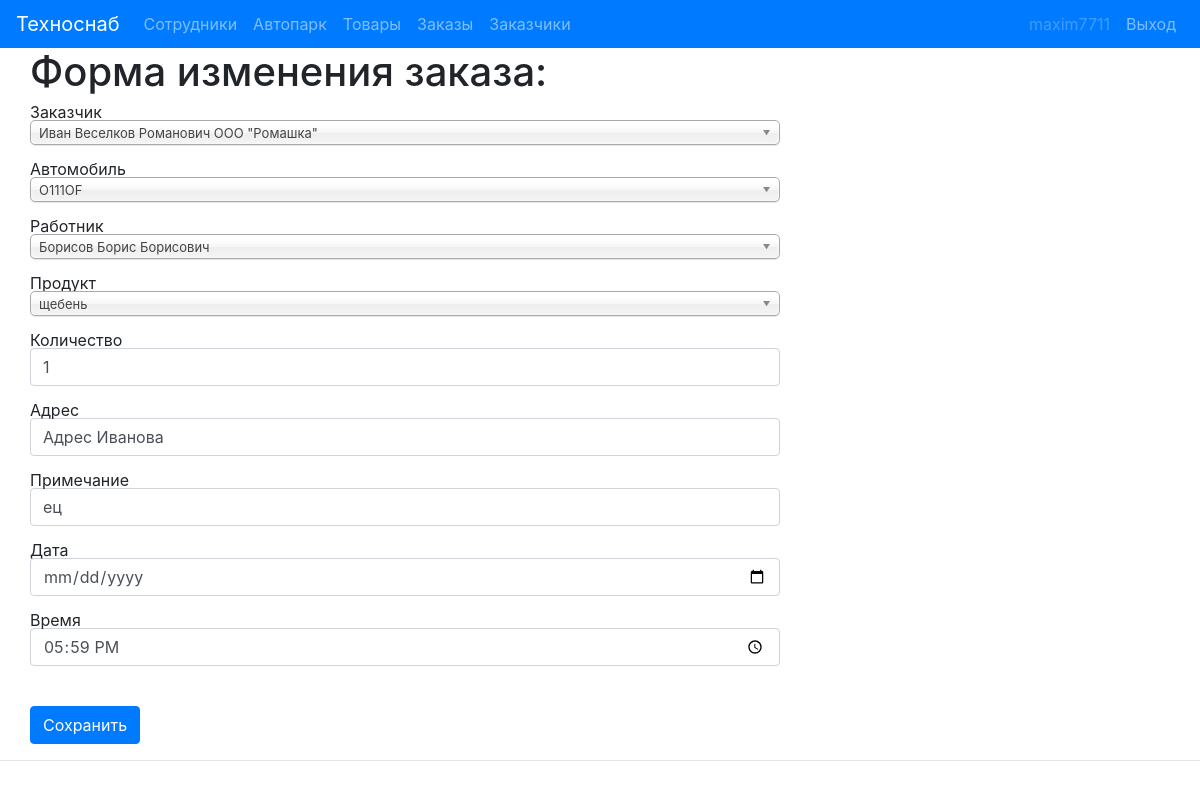
The app's page /orders/edit/31/ (signed in) with its own data.
### orders/models.py (models this page shows, shortened)
class Order(models.Model):
    car = models.ForeignKey(Cars, verbose_name="Автомобиль", on_delete=models.SET_NULL, null=True)
    worker = models.ForeignKey(Worker, verbose_name="Работник", on_delete=models.SET_NULL, null=True, blank=True)
    customer = models.ForeignKey(Сustomer, verbose_name="Заказчик", on_delete=models.SET_NULL, null=True)
    product = models.ForeignKey(Product, verbose_name="Продукт", on_delete=models.SET_NULL, null=True, blank=True)
    quantity = models.IntegerField(verbose_name="Количество", null=True, blank=True)
    final_price = models.IntegerField(verbose_name="Итоговая стоимость", null=True, blank=True)
    adress = models.CharField(max_length=20, verbose_name="Адрес")
    caption = models.CharField(max_length=300, verbose_name="Примечание", null=True, blank=True, default='-')
    STATUS = (
        ('С', 'Сompleted'),
        ('D', 'During'),
    )
    status = models.CharField(max_length=1, choices=STATUS, verbose_name="Статус", default='D', null=True)
    date = models.DateTimeField(null=True, verbose_name="Дата")
    time = models.TimeField(verbose_name="Время", null=True, blank=True)
    class Meta:
        verbose_name = "Заказ"
        verbose_name_plural ="Заказы"

### customers/models.py (models this page shows, shortened)
class Сustomer(models.Model):
    first_name = models.CharField(max_length=20, verbose_name="Имя", null=True, blank=True)
    middle_name = models.CharField(max_length=20, verbose_name="Фамилия", null=True, blank=True)
    last_name = models.CharField(max_length=20, verbose_name="Отчество", null=True, blank=True)
    organization = models.CharField(max_length=20, verbose_name="Организация", null=True, blank=True, default="-")
    adres = models.CharField(max_length=200, verbose_name="Адрес", null=True, blank=True, default="-")
    phone = models.CharField(max_length=12, verbose_name="Телефон", unique=True)
    T_customer = models.ForeignKey(Type_customer, verbose_name="Тип заказчика", on_delete=models.SET_NULL, null=True, default=2)
    inn = models.CharField(max_length=10, verbose_name="ИНН", null=True, blank=True, default="-")
    kpp = models.CharField(max_length=9, verbose_name="КПП", null=True, blank=True, default="-")
    bank = models.CharField(max_length=50, verbose_name="Банк", null=True, blank=True, default="-")
    rs = models.CharField(max_length=20, verbose_name="р/с", null=True, blank=True, default="-")
    ks = models.CharField(max_length=20, verbose_name="Корр. счет", null=True, blank=True, default="-")
    bik = models.CharField(max_length=9, verbose_name="БИК", null=True, blank=True, default="-")
    email = models.CharField(max_length=40, verbose_name="E-mail", null=True, blank=True, default="-")
    def __str__(self):
            if self.first_name == None:
                return "+" + self.phone
            else:
                return self.first_name + " " + self.middle_name + " " + self.last_name + " " + self.organization
    class Meta:
        verbose_name = "Заказчик"
        verbose_name_plural ="Заказчики"

### cars/models.py (models this page shows, shortened)
class Cars(models.Model):
    state_number = models.CharField(max_length=7, verbose_name="Гос номер", unique=True)
    Model_caption = models.CharField(max_length=30, verbose_name="Модель", null=True)
    Spec_caption = models.CharField(max_length=30, verbose_name="Спецификация", null=True)
    Mark_caption = models.CharField(max_length=30, verbose_name="Марка", null=True)
    carrying = models.PositiveIntegerField(verbose_name="Грузоподъемность", default=0)
    rent = models.PositiveIntegerField(verbose_name="Аренда", default=0)
    def __str__(self):
        return self.state_number
    class Meta:
        verbose_name = "Автомобиль"
        verbose_name_plural ="Автомобили"
        ordering = ['state_number']

### workers/models.py (models this page shows, shortened)
class Worker(models.Model):
    first_name = models.CharField(max_length=20, verbose_name="Имя")
    middle_name = models.CharField(max_length=20, verbose_name="Фамилия")
    last_name = models.CharField(max_length=20, verbose_name="Отчество")
    phone = models.CharField(max_length=12, verbose_name="Телефон", unique=True)
    passport_seria = models.CharField(max_length=4, verbose_name="Серия Паспорта")
    passport_number = models.CharField(max_length=6, verbose_name="Номер Паспорта")
    passport_issued = models.CharField(max_length=100, verbose_name="Паспорт выдан")
    passport_date = models.DateField(verbose_name="Дата выдачи", null=True)
    adress = models.CharField(max_length=100, verbose_name="Адрес")
    P_position = models.ForeignKey(Position, verbose_name="Должность", null=True, on_delete=models.SET_NULL)
    T_work = models.ForeignKey(Type_work, verbose_name="Тип работы", null=True, on_delete=models.SET_NULL)
    time = models.IntegerField(verbose_name="Время работы", null=True)
    passport_img = models.ImageField(null=True, blank=True, upload_to="pasport_img/", verbose_name="Скан паспорта")
    def __str__(self):
        return self.middle_name + " " + self.first_name + " " + self.last_name
    class Meta:
        verbose_name = "Работник"
        verbose_name_plural ="Работники"

### services/models.py (models this page shows, shortened)
class Product(models.Model):
    product_caption = models.CharField(max_length=20, verbose_name="Наименование продукта")
    price = models.PositiveIntegerField(verbose_name="Цена")
    quantity_in_stock = models.IntegerField(verbose_name="Количество на складе")
    def __str__(self):
        return self.product_caption
    class Meta:
        verbose_name = "Продукт"
        verbose_name_plural ="Продукты"

### orders/views.py (the view, shortened to what this page needs)
# urls.py: path('edit/<int:id>/', views.OrderEdit.as_view(), name='edit_order'),
class OrderEdit(View):
        def get(self, request, id):
            tom = Order.objects.get(id=id)
            car = Cars.objects.all()
            bount_form = OrderForm(instance=tom)
            context = {
                'form': bount_form,
                'order': tom,
            }
            return render(request, "edit_order.html", context=context)

### orders/forms.py (shortened to what this page needs)
class OrderForm(forms.ModelForm):
    class Meta:
        model = Order
        fields = ['customer', 'car', 'worker', 'product', 'quantity', 'adress', 'caption', 'date', 'time',]
        widgets = {
            'customer': forms.Select(attrs={'class': 'form-control chosen-select'}),
            'car': forms.Select(attrs={'class': 'form-control chosen-select'}),
            'worker': forms.Select(attrs={'class': 'form-control chosen-select'}),
            'product': forms.Select(attrs={'class': 'form-control chosen-select'}),
            'quantity': forms.TextInput(attrs={'class': 'form-control'}),
            'adress': forms.TextInput(attrs={'class': 'form-control'}),
            'caption': forms.TextInput(attrs={'class': 'form-control'}),
            'date': forms.TextInput(attrs={'type': 'date',
                                           'class': 'form-control',
                                           }),
            'time': forms.TextInput(attrs={'type': 'time',
                                           'class': 'form-control'}),
        }

### orders/templates/edit_order.html (shortened to what this page needs)
{% extends 'base.html' %}
{% block filesLink %}
{% load static %}
<link rel="stylesheet" href="{% static 'css/chosen.css' %}">
{% endblock %}
{% block content %}
<form action="{{tom.get_update_url}}" id="add_form" method="POST">
	<div class="container">
						    <div class="row">
									    	<div class='col-sm-8'>
									    						<h1>Форма изменения заказа:</h1>
									    							{% for field in form %}
									    								<div class="form-group">
									    									 {{ field.label }}
									    									 {{ field }}
									    								</div>
									    							{% endfor %}
																	<input type="submit" class="btn btn-primary mt-4" value="Сохранить" >
			            					</div>
						 	</div>
	</div>
</form>
{% endblock %}

### main/templates/base.html (shortened to what this page needs)
<!DOCTYPE html>
<html lang="en">
<head>
	{% load static %}
	<link rel="stylesheet" href="https://stackpath.bootstrapcdn.com/bootstrap/4.4.1/css/bootstrap.min.css">
	<link rel="stylesheet" href="{% static 'css/reset.css' %}">
	<link rel="stylesheet" href="{% static 'css/BaseStyle.css' %}">
	{% block filesLink %}
	{% endblock %}
</head>
<body>
 <nav class="navbar navbar-expand-lg  navbar-dark bg-primary">
  <a class="navbar-brand" href="#">Техноснаб</a>
  <div class="collapse navbar-collapse" id="navbarSupportedContent">
	   <ul class="navbar-nav mr-auto">
				      {% url 'workers' as url_workers %}
								{% url 'cars' as url_cars %}
								{% url 'services' as url_services %}
								{% url 'orders' as url_orders %}
								{% url 'customers' as url_customers %}
								{% url 'login' as url_login %}
								{% url 'logout' as url_logout %}
								{% url 'register' as url_register %}
								<li class="nav-item "><a class="nav-link {% if url_workers == request.path %}active{% endif %}" href="{{url_workers}}">Сотрудники</a></li>
								<li class="nav-item "><a class="nav-link {% if url_cars == request.path %}active{% endif %} " href="{{url_cars}}">Автопарк</a></li>
								<li class="nav-item "><a class="nav-link {% if url_services == request.path %}active{% endif %}" href="{{url_services}}">Товары</a></li>
								<li class="nav-item "><a class="nav-link {% if url_orders == request.path %}active{% endif %}" href="{{url_orders}}">Заказы</a></li>
								<li class="nav-item "><a class="nav-link {% if url_customers == request.path %}active{% endif %}" href="{{url_customers}}">Заказчики</a></li>
				    </ul>
				    <form class="form-inline my-2 my-lg-0">
						    <ul class="navbar-nav ">
								{% if user.is_staff %}
									<li class="nav-item "><a class="nav-link disabled" href="{{url_register}}">{{request.user}}</a></li>
									<li class="nav-item "><a class="nav-link {% if url_logout == request.path %}active{% endif %}" href="{{url_logout}}">Выход</a></li>
								{% else %}
									<li class="nav-item "><a class="nav-link {% if url_login == request.path %}active{% endif %}" href="{{url_login}}">Авторизация</a></li>
								{% endif %}
							</ul>
    </form>
  </div>
</nav>
	<div class="container-fluid">
		<div class="row">
			<div class="col">
	{% if request.user.is_authenticated  %}
	{% block content%}
	{% endblock %}
	{% else %}
		<h1>Вы не авторизованы</h1>
	{% endif %}
			</div>
		</div>
	</div>
	<footer class="footer text-muted justify ">
					<hr>
	</footer>
</body>
</html>

### main/static/css/BaseStyle.css (style rules this page uses)
.container { padding-left: 0px; padding-right: 0px; width: 100%; }

### records on screen
Order: form "Иван Веселков Романович ООО \"Ромашка\"" "O111OF" "Борисов Борис Борисович" "щебень" "1" "Адрес Иванова" "ец" "17:59:00"

### other values on screen
{{ request.user }} "maxim7711"
{{ field.label }} "Заказчик" "Автомобиль" "Работник" "Продукт" "Количество" "Адрес" "Примечание" "Дата" "Время"
